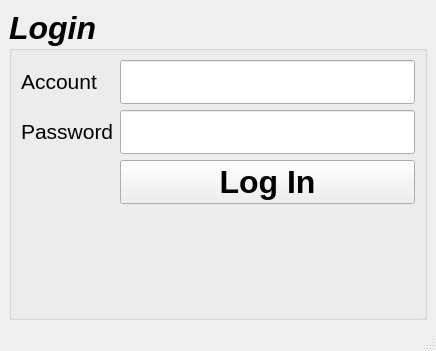
<?xml version="1.0" encoding="UTF-8"?>
<ui version="4.0">
 <class>MainWindow</class>
 <widget class="QMainWindow" name="MainWindow">
  <property name="geometry">
   <rect>
    <x>0</x>
    <y>0</y>
    <width>436</width>
    <height>351</height>
   </rect>
  </property>
  <property name="windowTitle">
   <string>MainWindow</string>
  </property>
  <widget class="QWidget" name="centralwidget">
   <layout class="QHBoxLayout" name="horizontalLayout">
    <item>
     <widget class="QGroupBox" name="groupBox">
      <property name="font">
       <font>
        <pointsize>24</pointsize>
        <italic>true</italic>
        <bold>true</bold>
       </font>
      </property>
      <property name="title">
       <string>Login</string>
      </property>
      <layout class="QFormLayout" name="formLayout">
       <item row="0" column="0">
        <widget class="QLabel" name="label">
         <property name="font">
          <font>
           <pointsize>16</pointsize>
           <italic>false</italic>
           <bold>false</bold>
          </font>
         </property>
         <property name="text">
          <string>Account</string>
         </property>
        </widget>
       </item>
       <item row="1" column="0">
        <widget class="QLabel" name="label_2">
         <property name="font">
          <font>
           <pointsize>16</pointsize>
           <italic>false</italic>
           <bold>false</bold>
          </font>
         </property>
         <property name="text">
          <string>Password</string>
         </property>
        </widget>
       </item>
       <item row="1" column="1">
        <widget class="QLineEdit" name="lineEdit_2"/>
       </item>
       <item row="2" column="1">
        <widget class="QPushButton" name="pushButton">
         <property name="font">
          <font>
           <pointsize>24</pointsize>
           <italic>false</italic>
           <bold>true</bold>
          </font>
         </property>
         <property name="text">
          <string>Log In</string>
         </property>
        </widget>
       </item>
       <item row="0" column="1">
        <widget class="QLineEdit" name="lineEdit"/>
       </item>
      </layout>
     </widget>
    </item>
   </layout>
  </widget>
  <widget class="QMenuBar" name="menubar">
   <property name="geometry">
    <rect>
     <x>0</x>
     <y>0</y>
     <width>436</width>
     <height>22</height>
    </rect>
   </property>
  </widget>
  <widget class="QStatusBar" name="statusbar"/>
 </widget>
 <resources/>
 <connections/>
</ui>
